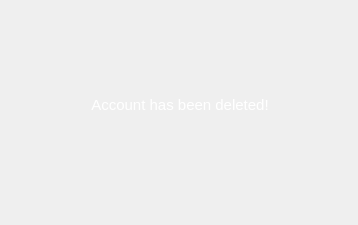
<?xml version="1.0" encoding="UTF-8"?>
<ui version="4.0">
 <class>admin_prompt2</class>
 <widget class="QWidget" name="admin_prompt2">
  <property name="geometry">
   <rect>
    <x>0</x>
    <y>0</y>
    <width>358</width>
    <height>225</height>
   </rect>
  </property>
  <property name="minimumSize">
   <size>
    <width>358</width>
    <height>225</height>
   </size>
  </property>
  <property name="maximumSize">
   <size>
    <width>358</width>
    <height>225</height>
   </size>
  </property>
  <property name="windowTitle">
   <string>Message</string>
  </property>
  <property name="windowIcon">
   <iconset>
    <normaloff>icon.png</normaloff>icon.png</iconset>
  </property>
  <property name="styleSheet">
   <string notr="true">QWidget#admin_prompt2{
border-image: url(./gradient.png);
}</string>
  </property>
  <widget class="QWidget" name="verticalLayoutWidget">
   <property name="geometry">
    <rect>
     <x>30</x>
     <y>40</y>
     <width>300</width>
     <height>131</height>
    </rect>
   </property>
   <layout class="QVBoxLayout" name="verticalLayout">
    <item>
     <widget class="QLabel" name="label">
      <property name="font">
       <font>
        <pointsize>11</pointsize>
       </font>
      </property>
      <property name="text">
       <string>&lt;html&gt;&lt;head/&gt;&lt;body&gt;&lt;p&gt;&lt;span style=&quot; color:#ffffff;&quot;&gt;Account has been deleted!&lt;/span&gt;&lt;/p&gt;&lt;/body&gt;&lt;/html&gt;</string>
      </property>
      <property name="alignment">
       <set>Qt::AlignCenter</set>
      </property>
     </widget>
    </item>
   </layout>
  </widget>
 </widget>
 <resources/>
 <connections/>
</ui>
